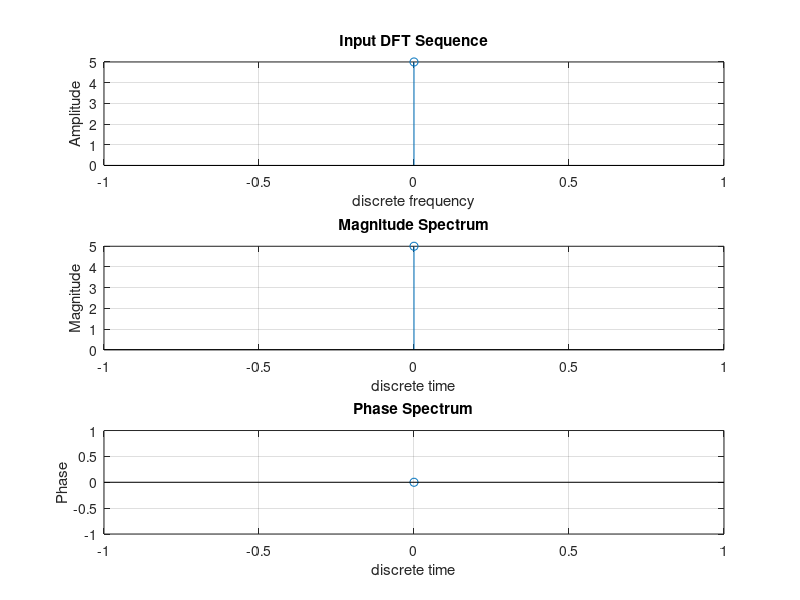

Reproduce this figure in MATLAB.
%Matlab Program to Compute N-point IDFT
%of the given sequence
clc
clear all
close all

X=input('Enter the sequence')
N=length(X)

WN=exp(-j*2*pi/N)%Twiddle Factor

%To generate WN Matrix
n=0:N-1
k=0:N-1

%To genrate powers of WN
powers=-n'*k

%To generate WN Matrix
%Raise WN to the powers element by element
matrix=WN.^powers

%To Compute IDFT
x1=(1/N)*matrix*X.' %To get transpose of a matrix, use .'

%To compute IDFT using inbuilt Matlab command
x2=ifft(X) %ifft is the Matlab command to compute IDFT

%To determine Magnitude Spectrum
mag_spectrum=abs(x2)%abs is the Matlab command to compute magnitude
phase_spectrum=angle(x2)%angle is the Matlab command to compute phase

%To plot the sequence X(k)
%Divide the graph window into 3 rows, 1 column 
%and select the first position
subplot(3,1,1)
stem(k,X)
grid on
xlabel('discrete frequency')
ylabel('Amplitude')
title('Input DFT Sequence')

%Select the second position
subplot(3,1,2)
stem(n,mag_spectrum)
grid on
xlabel('discrete time')
ylabel('Magnitude')
title('Magnitude Spectrum')

%Select the third position
subplot(3,1,3)
stem(n,phase_spectrum)
grid on
xlabel('discrete time')
ylabel('Phase')
title('Phase Spectrum')
